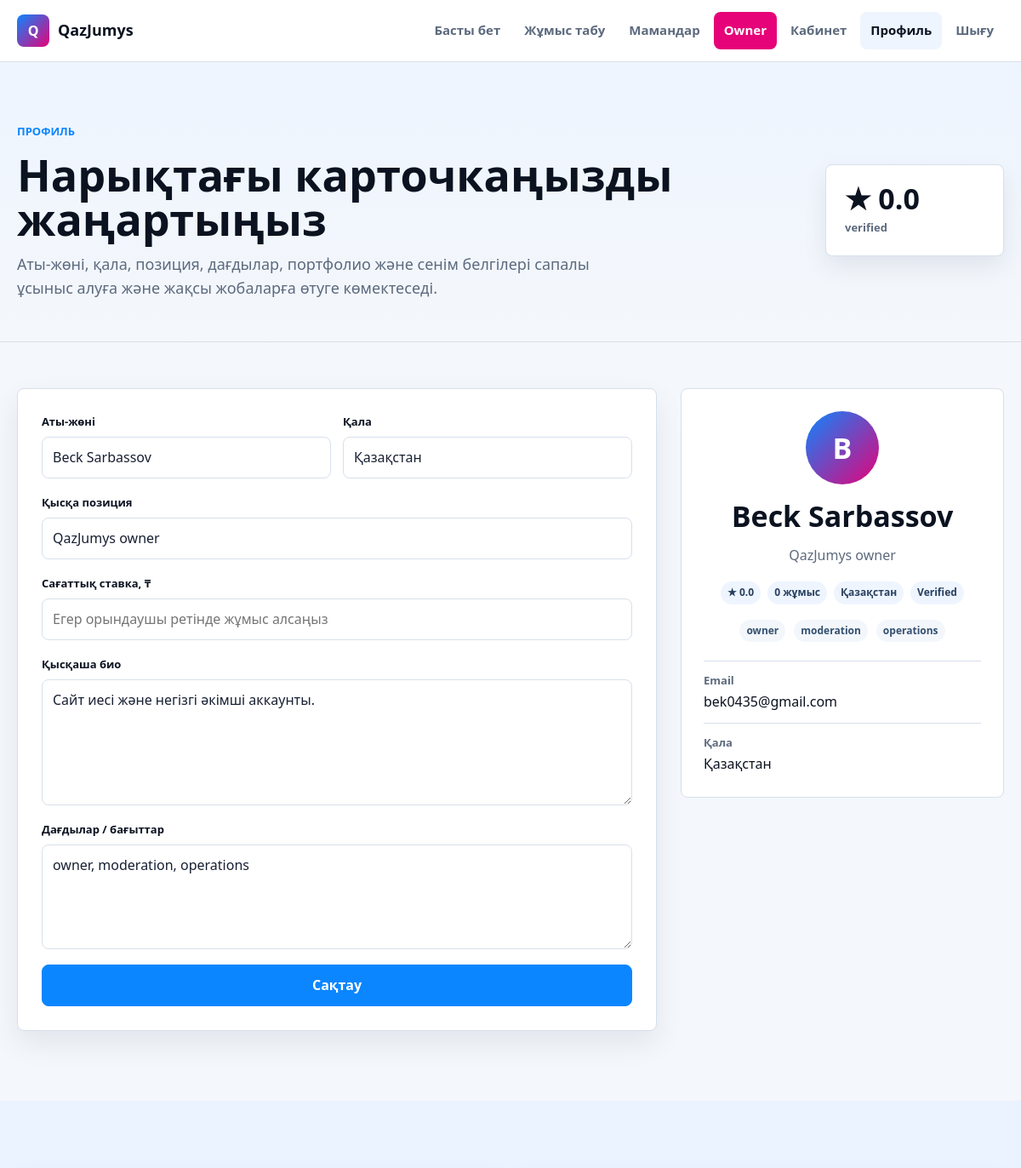
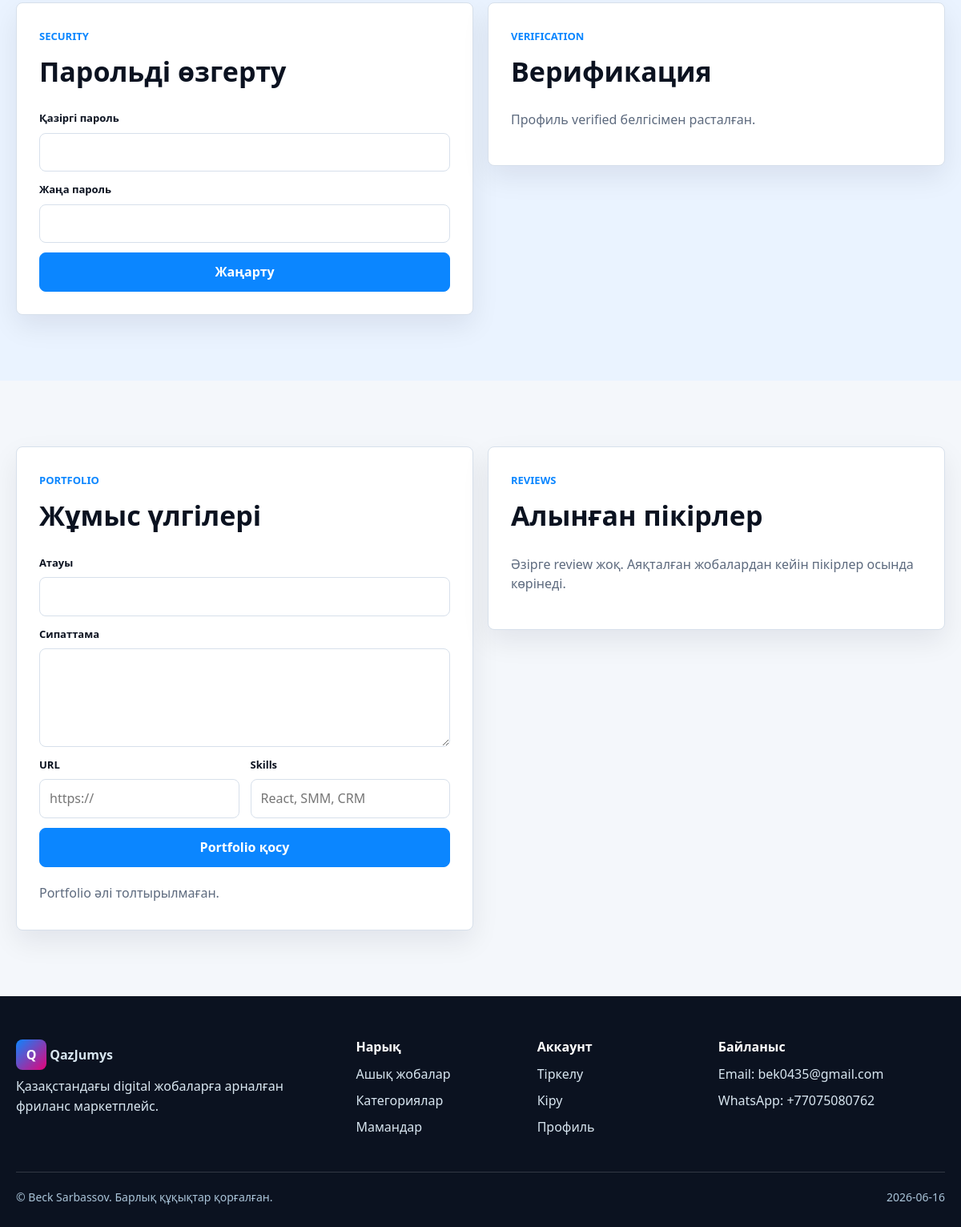
Screenshot of /index.php?page=profile (signed in) with the database file from the repository (2 pictures, top to bottom).
### tables this page shows
CREATE TABLE IF NOT EXISTS users (
    id BIGINT UNSIGNED AUTO_INCREMENT PRIMARY KEY,
    role ENUM('member', 'owner', 'client', 'freelancer') NOT NULL DEFAULT 'member',
    status ENUM('active', 'blocked') NOT NULL DEFAULT 'active',
    name VARCHAR(120) NOT NULL,
    email VARCHAR(180) NOT NULL UNIQUE,
    password_hash VARCHAR(255) NOT NULL,
    city VARCHAR(80) NULL,
    headline VARCHAR(160) NULL,
    bio TEXT NULL,
    skills TEXT NULL,
    hourly_rate DECIMAL(12,2) NULL,
    rating DECIMAL(3,2) NOT NULL DEFAULT 0.00,
    reviews_count INT UNSIGNED NOT NULL DEFAULT 0,
    completed_projects INT UNSIGNED NOT NULL DEFAULT 0,
    response_time VARCHAR(40) NULL,
    is_verified TINYINT(1) NOT NULL DEFAULT 0,
    password_reset_required TINYINT(1) NOT NULL DEFAULT 0,
    blocked_reason VARCHAR(255) NULL,
    blocked_at DATETIME NULL,
    last_login_at DATETIME NULL,
    created_at DATETIME NOT NULL,
    updated_at DATETIME NOT NULL,
    INDEX idx_users_role (role),
    INDEX idx_users_status (status),
    INDEX idx_users_city (city),
    INDEX idx_users_role_rating (role, rating)
);

### public/index.php (called while the page is built, shortened)
<?php
$config = require dirname(__DIR__) . DIRECTORY_SEPARATOR . 'app' . DIRECTORY_SEPARATOR . 'bootstrap.php';
$page = preg_replace('/[^a-z0-9-]/', '', (string) ($_GET['page'] ?? 'home')) ?: 'home';
$user = Auth::user();
$dbReady = false;
$dbNotice = null;
$categories = CategoryRepository::fallback();
$projects = [];
$featuredProjects = [];
$topFreelancers = [];
$recommendedProjects = [];
$marketplaceStats = [
    'open_projects' => 0,
    'proposals' => 0,
    'freelancers' => 0,
    'categories' => count($categories),
];
$projectFilters = [
    'category_id' => $_GET['category_id'] ?? null,
    'q' => trim((string) ($_GET['q'] ?? '')),
    'project_type' => $_GET['project_type'] ?? '',
    'experience_level' => $_GET['experience_level'] ?? '',
    'budget_min' => is_numeric($_GET['budget_min'] ?? null) ? (float) $_GET['budget_min'] : null,
    'budget_max' => is_numeric($_GET['budget_max'] ?? null) ? (float) $_GET['budget_max'] : null,
    'is_remote' => isset($_GET['is_remote']) ? 1 : 0,
    'is_urgent' => isset($_GET['is_urgent']) ? 1 : 0,
    'verified_client' => isset($_GET['verified_client']) ? 1 : 0,
    'sort' => $_GET['sort'] ?? 'latest',
];
$dashboardStats = ['projects' => 0, 'proposals' => 0, 'received_proposals' => 0, 'active_work' => 0, 'open_market' => 0, 'unread_messages' => 0, 'unread_notifications' => 0, 'saved_projects' => 0, 'saved_searches' => 0, 'portfolio_items' => 0, 'pending_reviews' => 0];
$profile = $user;
$myProjects = [];
$myProposals = [];
$receivedProposals = [];
$savedProjectIds = [];
$savedProjects = [];
$savedSearches = [];
$milestones = [];
$pendingReviews = [];
$reviewsReceived = [];
$portfolioItems = [];
$verificationRequest = null;
$recentMessages = [];
$recentFiles = [];
$recentComplaints = [];
$notifications = [];
try {
    $pdo = Database::connection($config['database']);
    $dbReady = true;
    $categoryRepository = new CategoryRepository($pdo);
    $projectRepository = new ProjectRepository($pdo);
    $userRepository = new UserRepository($pdo);
    $engagementRepository = new EngagementRepository($pdo);
    $categories = $categoryRepository->all();
    $marketplaceStats = $projectRepository->marketplaceStats();
    if ($user && $page === 'profile') {
        $profile = $userRepository->find((int) $user['id']) ?? $user;
        $portfolioItems = $engagementRepository->portfolioItems((int) $user['id']);
        $reviewsReceived = $engagementRepository->reviewsForUser((int) $user['id']);
        $verificationRequest = $engagementRepository->latestVerificationForUser((int) $user['id']);
    }
} catch (Throwable $exception) {
    $dbNotice = 'MySQL баптауы аяқталмаған. .env файлын жасап, database/schema.sql және database/seed.sql импорттаңыз.';
}
$routes = [
    'home' => ['view' => 'home', 'title' => 'Қазақстан фриланс порталы'],
    'register' => ['view' => 'auth-register', 'title' => 'Тіркелу'],
    'login' => ['view' => 'auth-login', 'title' => 'Кіру'],
    'projects' => ['view' => 'projects', 'title' => 'Жобалар'],
    'project-create' => ['view' => 'project-create', 'title' => 'Жоба жариялау'],
    'dashboard' => ['view' => 'dashboard', 'title' => 'Жеке кабинет'],
    'profile' => ['view' => 'profile', 'title' => 'Профиль'],
];
$route = $routes[$page] ?? $routes['home'];
render_view($route['view'], [
    'pageTitle' => $route['title'],
    'config' => $config,
    'user' => $user,
    'dbReady' => $dbReady,
    'dbNotice' => $dbNotice,
    'categories' => $categories,
    'projects' => $projects,
    'featuredProjects' => $featuredProjects,
    'topFreelancers' => $topFreelancers,
    'recommendedProjects' => $recommendedProjects,
    'marketplaceStats' => $marketplaceStats,
    'projectFilters' => $projectFilters,
    'dashboardStats' => $dashboardStats,
    'profile' => $profile,
    'myProjects' => $myProjects,
    'myProposals' => $myProposals,
    'receivedProposals' => $receivedProposals,
    'savedProjectIds' => $savedProjectIds,
    'savedProjects' => $savedProjects,
    'savedSearches' => $savedSearches,
    'milestones' => $milestones,
    'pendingReviews' => $pendingReviews,
    'reviewsReceived' => $reviewsReceived,
    'portfolioItems' => $portfolioItems,
    'verificationRequest' => $verificationRequest,
    'recentMessages' => $recentMessages,
    'recentFiles' => $recentFiles,
    'recentComplaints' => $recentComplaints,
    'notifications' => $notifications,
]);

### app/Core/Auth.php (called while the page is built, shortened)
<?php
final class Auth
{
    public static function user(): ?array
    {
        return $_SESSION['user'] ?? null;
    }
}

### app/Repositories/UserRepository.php (called while the page is built, shortened)
<?php
final class UserRepository
{
    public function find(int $id): ?array
    {
        $statement = $this->pdo->prepare(
            'SELECT id, role, status, name, email, city, headline, bio, skills, hourly_rate, rating,
                    reviews_count, completed_projects, response_time, is_verified, password_reset_required,
                    blocked_reason, blocked_at, last_login_at, created_at, updated_at
             FROM users
             WHERE id = :id
             LIMIT 1'
        );
        $statement->execute(['id' => $id]);
        $user = $statement->fetch();
        return $user ?: null;
    }
}

### app/Views/profile.php (the view, shortened to what this page needs)
<?php
$headline = (string) ($profile['headline'] ?? '');
$verificationStatus = (string) ($verificationRequest['status'] ?? '');
?>
<section class="page-hero">
    <div class="container page-hero-grid">
        <div>
            <span class="eyebrow">Профиль</span>
            <h1>Нарықтағы карточкаңызды жаңартыңыз</h1>
            <p>Аты-жөні, қала, позиция, дағдылар, портфолио және сенім белгілері сапалы ұсыныс алуға және жақсы жобаларға өтуге көмектеседі.</p>
        </div>
        <div class="page-stat">
            <strong>★ <?= number_format((float) ($profile['rating'] ?? 0), 1) ?></strong>
            <span><?= !empty($profile['is_verified']) ? 'verified' : 'profile' ?></span>
        </div>
    </div>
</section>
<section class="section section-tight">
    <div class="container profile-grid">
        <form class="panel form js-ajax-form" action="ajax.php" method="post">
            <div class="two-cols">
                <label>
                    <span>Аты-жөні</span>
                    <input type="text" name="name" value="<?= e($profile['name'] ?? '') ?>" required maxlength="120">
                </label>
                <label>
                    <span>Қала</span>
                    <input type="text" name="city" value="<?= e($profile['city'] ?? '') ?>" maxlength="80">
                </label>
            </div>
            <label>
                <span>Қысқа позиция</span>
                <input type="text" name="headline" value="<?= e($profile['headline'] ?? '') ?>" maxlength="160" placeholder="SMM стратегия, CRM автоматтандыру немесе бизнес иесі">
            </label>
            <label>
                <span>Сағаттық ставка, ₸</span>
                <input type="number" name="hourly_rate" value="<?= e($profile['hourly_rate'] ?? '') ?>" min="0" step="1000" placeholder="Егер орындаушы ретінде жұмыс алсаңыз">
            </label>
            <label>
                <span>Қысқаша био</span>
                <textarea name="bio" rows="5" maxlength="1200" placeholder="Тәжірибеңіз, жұмыс тәсілі және нәтижелеріңіз"><?= e($profile['bio'] ?? '') ?></textarea>
            </label>
            <label>
                <span>Дағдылар / бағыттар</span>
                <textarea name="skills" rows="4" maxlength="600" placeholder="SMM, Google Ads, React, CRM, 1C..."><?= e($profile['skills'] ?? '') ?></textarea>
            </label>
            <button class="btn btn-primary btn-full" type="submit">Сақтау</button>
        </form>
        <aside class="profile-card">
            <div class="avatar"><?= e(mb_strtoupper(mb_substr((string) ($profile['name'] ?? 'Q'), 0, 1, 'UTF-8'), 'UTF-8')) ?></div>
            <h2><?= e($profile['name'] ?? '') ?></h2>
            <p><?= e($headline !== '' ? $headline : 'Маркетплейс қатысушысы') ?></p>
            <div class="profile-metrics">
                <span>★ <?= number_format((float) ($profile['rating'] ?? 0), 1) ?></span>
                <span><?= (int) ($profile['completed_projects'] ?? 0) ?> жұмыс</span>
                <span><?= e($profile['city'] ?: 'Қазақстан') ?></span>
                <?php if (!empty($profile['is_verified'])): ?>
                    <span>Verified</span>
                <?php endif; ?>
            </div>
            <div class="skill-row centered">
                <?php foreach (skill_chips($profile['skills'] ?? '', 6) as $skill): ?>
                    <span><?= e($skill) ?></span>
                <?php endforeach; ?>
            </div>
            <dl>
                <div>
                    <dt>Email</dt>
                    <dd><?= e($profile['email'] ?? '') ?></dd>
                </div>
                <div>
                    <dt>Қала</dt>
                    <dd><?= e($profile['city'] ?? 'Көрсетілмеген') ?></dd>
                </div>
            </dl>
        </aside>
    </div>
</section>
<section class="section band">
    <div class="container profile-tools-grid">
        <section class="panel">
            <div class="section-heading">
                <span class="eyebrow">Security</span>
                <h2>Парольді өзгерту</h2>
            </div>
            <form class="form mini js-ajax-form" action="ajax.php" method="post">
                <label>
                    <span>Қазіргі пароль</span>
                    <input type="password" name="current_password" required autocomplete="current-password">
                </label>
                <label>
                    <span>Жаңа пароль</span>
                    <input type="password" name="new_password" required minlength="10" autocomplete="new-password">
                </label>
                <button class="btn btn-primary btn-full" type="submit">Жаңарту</button>
            </form>
        </section>
        <section class="panel">
            <div class="section-heading">
                <span class="eyebrow">Verification</span>
                <h2>Верификация</h2>
            </div>
            <?php if (!empty($profile['is_verified'])): ?>
                <p class="muted">Профиль verified белгісімен расталған.</p>
            <?php elseif ($verificationStatus === 'pending'): ?>
                <p class="muted">Заявка owner қарауында. Жіберілген уақыт: <?= e($verificationRequest['created_at'] ?? '') ?></p>
            <?php endif; ?>
        </section>
    </div>
</section>
<section class="section">
    <div class="container profile-tools-grid">
        <section class="panel">
            <div class="section-heading">
                <span class="eyebrow">Portfolio</span>
                <h2>Жұмыс үлгілері</h2>
            </div>
            <form class="form mini js-ajax-form" action="ajax.php" method="post">
                <label>
                    <span>Атауы</span>
                    <input type="text" name="title" required minlength="3" maxlength="160">
                </label>
                <label>
                    <span>Сипаттама</span>
                    <textarea name="description" rows="4" required minlength="10" maxlength="1200"></textarea>
                </label>
                <div class="two-cols">
                    <label>
                        <span>URL</span>
                        <input type="url" name="url" maxlength="255" placeholder="https://">
                    </label>
                    <label>
                        <span>Skills</span>
                        <input type="text" name="skills" maxlength="255" placeholder="React, SMM, CRM">
                    </label>
                </div>
                <button class="btn btn-primary btn-full" type="submit">Portfolio қосу</button>
            </form>
            <div class="mini-list portfolio-list">
                <?php if (empty($portfolioItems)): ?>
                    <p class="muted">Portfolio әлі толтырылмаған.</p>
                <?php endif; ?>
            </div>
        </section>
        <section class="panel">
            <div class="section-heading">
                <span class="eyebrow">Reviews</span>
                <h2>Алынған пікірлер</h2>
            </div>
            <?php if (!empty($reviewsReceived)): ?>
                <div class="mini-list">
                    <?php foreach ($reviewsReceived as $review): ?>
                        <div>
                            <strong>★ <?= (int) $review['rating'] ?> · <?= e($review['project_title']) ?></strong>
                            <p><?= e($review['comment']) ?></p>
                            <span><?= e($review['reviewer_name']) ?> · <?= e($review['created_at']) ?></span>
                        </div>
                    <?php endforeach; ?>
                </div>
            <?php else: ?>
                <p class="muted">Әзірге review жоқ. Аяқталған жобалардан кейін пікірлер осында көрінеді.</p>
            <?php endif; ?>
        </section>
    </div>
</section>

### rows the page displays
users: rating "0.0", name "Beck Sarbassov", city "Қазақстан", headline "QazJumys owner", bio "Сайт иесі және негізгі әкімші аккаунты.", skills "owner, moderation, operations", name "B", completed_projects "0", skills "owner", skills "moderation", skills "operations", email "bek0435@gmail.com"

### other values shown
$config['app']['mail_to'] "bek0435@gmail.com"
$config['app']['whatsapp_default'] "+77075080762"
